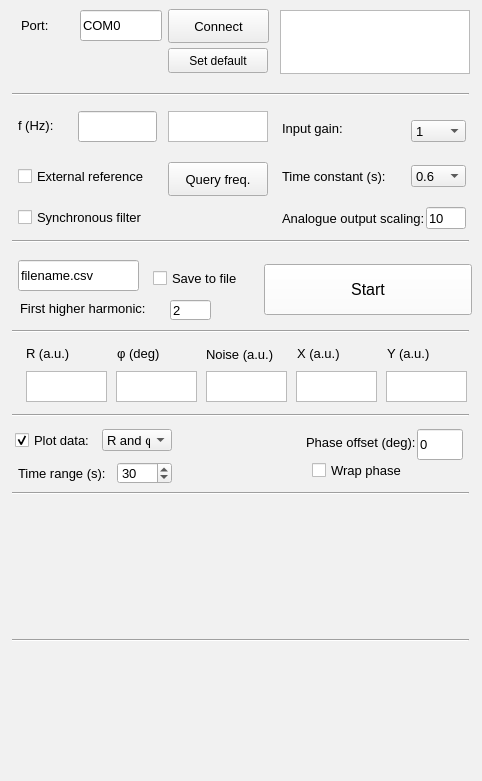
<?xml version="1.0" encoding="UTF-8"?>
<ui version="4.0">
 <class>Form</class>
 <widget class="QWidget" name="Form">
  <property name="geometry">
   <rect>
    <x>0</x>
    <y>0</y>
    <width>482</width>
    <height>781</height>
   </rect>
  </property>
  <property name="palette">
   <palette>
    <active>
     <colorrole role="Base">
      <brush brushstyle="SolidPattern">
       <color alpha="255">
        <red>255</red>
        <green>255</green>
        <blue>255</blue>
       </color>
      </brush>
     </colorrole>
     <colorrole role="Window">
      <brush brushstyle="SolidPattern">
       <color alpha="255">
        <red>241</red>
        <green>241</green>
        <blue>241</blue>
       </color>
      </brush>
     </colorrole>
    </active>
    <inactive>
     <colorrole role="Base">
      <brush brushstyle="SolidPattern">
       <color alpha="255">
        <red>255</red>
        <green>255</green>
        <blue>255</blue>
       </color>
      </brush>
     </colorrole>
     <colorrole role="Window">
      <brush brushstyle="SolidPattern">
       <color alpha="255">
        <red>241</red>
        <green>241</green>
        <blue>241</blue>
       </color>
      </brush>
     </colorrole>
    </inactive>
    <disabled>
     <colorrole role="Base">
      <brush brushstyle="SolidPattern">
       <color alpha="255">
        <red>241</red>
        <green>241</green>
        <blue>241</blue>
       </color>
      </brush>
     </colorrole>
     <colorrole role="Window">
      <brush brushstyle="SolidPattern">
       <color alpha="255">
        <red>241</red>
        <green>241</green>
        <blue>241</blue>
       </color>
      </brush>
     </colorrole>
    </disabled>
   </palette>
  </property>
  <property name="windowTitle">
   <string>OLIA GUI</string>
  </property>
  <widget class="QTextBrowser" name="rOutput">
   <property name="geometry">
    <rect>
     <x>26</x>
     <y>371</y>
     <width>81</width>
     <height>31</height>
    </rect>
   </property>
   <property name="font">
    <font>
     <pointsize>10</pointsize>
    </font>
   </property>
  </widget>
  <widget class="QTextBrowser" name="phaseOutput">
   <property name="geometry">
    <rect>
     <x>116</x>
     <y>371</y>
     <width>81</width>
     <height>31</height>
    </rect>
   </property>
   <property name="font">
    <font>
     <pointsize>10</pointsize>
    </font>
   </property>
  </widget>
  <widget class="QTextBrowser" name="noiseOutput">
   <property name="geometry">
    <rect>
     <x>206</x>
     <y>371</y>
     <width>81</width>
     <height>31</height>
    </rect>
   </property>
   <property name="font">
    <font>
     <pointsize>10</pointsize>
    </font>
   </property>
  </widget>
  <widget class="QTextBrowser" name="xOutput">
   <property name="geometry">
    <rect>
     <x>296</x>
     <y>371</y>
     <width>81</width>
     <height>31</height>
    </rect>
   </property>
   <property name="font">
    <font>
     <pointsize>10</pointsize>
    </font>
   </property>
  </widget>
  <widget class="QTextBrowser" name="yOutput">
   <property name="geometry">
    <rect>
     <x>386</x>
     <y>371</y>
     <width>81</width>
     <height>31</height>
    </rect>
   </property>
   <property name="font">
    <font>
     <pointsize>10</pointsize>
    </font>
   </property>
  </widget>
  <widget class="QLabel" name="label">
   <property name="geometry">
    <rect>
     <x>26</x>
     <y>343</y>
     <width>64</width>
     <height>21</height>
    </rect>
   </property>
   <property name="font">
    <font>
     <pointsize>10</pointsize>
    </font>
   </property>
   <property name="text">
    <string>R (a.u.)</string>
   </property>
  </widget>
  <widget class="QLabel" name="label_2">
   <property name="geometry">
    <rect>
     <x>117</x>
     <y>339</y>
     <width>61</width>
     <height>28</height>
    </rect>
   </property>
   <property name="font">
    <font>
     <pointsize>10</pointsize>
    </font>
   </property>
   <property name="text">
    <string>φ (deg)</string>
   </property>
  </widget>
  <widget class="QLabel" name="label_3">
   <property name="geometry">
    <rect>
     <x>206</x>
     <y>344</y>
     <width>76</width>
     <height>20</height>
    </rect>
   </property>
   <property name="font">
    <font>
     <pointsize>10</pointsize>
    </font>
   </property>
   <property name="text">
    <string>Noise (a.u.)</string>
   </property>
  </widget>
  <widget class="QLabel" name="label_4">
   <property name="geometry">
    <rect>
     <x>297</x>
     <y>341</y>
     <width>75</width>
     <height>25</height>
    </rect>
   </property>
   <property name="font">
    <font>
     <pointsize>10</pointsize>
    </font>
   </property>
   <property name="text">
    <string>X (a.u.)</string>
   </property>
  </widget>
  <widget class="QLabel" name="label_5">
   <property name="geometry">
    <rect>
     <x>387</x>
     <y>342</y>
     <width>80</width>
     <height>22</height>
    </rect>
   </property>
   <property name="font">
    <font>
     <pointsize>10</pointsize>
    </font>
   </property>
   <property name="text">
    <string>Y (a.u.)</string>
   </property>
  </widget>
  <widget class="QLineEdit" name="filenameInput">
   <property name="geometry">
    <rect>
     <x>18</x>
     <y>260</y>
     <width>121</width>
     <height>31</height>
    </rect>
   </property>
   <property name="font">
    <font>
     <pointsize>10</pointsize>
    </font>
   </property>
   <property name="text">
    <string>filename.csv</string>
   </property>
  </widget>
  <widget class="QCheckBox" name="recordBox">
   <property name="geometry">
    <rect>
     <x>153</x>
     <y>270</y>
     <width>111</width>
     <height>17</height>
    </rect>
   </property>
   <property name="font">
    <font>
     <pointsize>10</pointsize>
    </font>
   </property>
   <property name="text">
    <string>Save to file</string>
   </property>
   <property name="checked">
    <bool>false</bool>
   </property>
  </widget>
  <widget class="QPushButton" name="measureButton">
   <property name="geometry">
    <rect>
     <x>264</x>
     <y>264</y>
     <width>208</width>
     <height>51</height>
    </rect>
   </property>
   <property name="palette">
    <palette>
     <active>
      <colorrole role="Button">
       <brush brushstyle="SolidPattern">
        <color alpha="255">
         <red>255</red>
         <green>255</green>
         <blue>255</blue>
        </color>
       </brush>
      </colorrole>
     </active>
     <inactive>
      <colorrole role="Button">
       <brush brushstyle="SolidPattern">
        <color alpha="255">
         <red>255</red>
         <green>255</green>
         <blue>255</blue>
        </color>
       </brush>
      </colorrole>
     </inactive>
     <disabled>
      <colorrole role="Button">
       <brush brushstyle="SolidPattern">
        <color alpha="255">
         <red>255</red>
         <green>255</green>
         <blue>255</blue>
        </color>
       </brush>
      </colorrole>
     </disabled>
    </palette>
   </property>
   <property name="font">
    <font>
     <pointsize>12</pointsize>
    </font>
   </property>
   <property name="text">
    <string>Start</string>
   </property>
   <property name="checkable">
    <bool>true</bool>
   </property>
  </widget>
  <widget class="QPushButton" name="connectButton">
   <property name="geometry">
    <rect>
     <x>168</x>
     <y>9</y>
     <width>101</width>
     <height>34</height>
    </rect>
   </property>
   <property name="font">
    <font>
     <pointsize>10</pointsize>
    </font>
   </property>
   <property name="text">
    <string>Connect</string>
   </property>
  </widget>
  <widget class="QLineEdit" name="portInput">
   <property name="geometry">
    <rect>
     <x>80</x>
     <y>10</y>
     <width>82</width>
     <height>31</height>
    </rect>
   </property>
   <property name="font">
    <font>
     <pointsize>10</pointsize>
    </font>
   </property>
   <property name="text">
    <string>COM0</string>
   </property>
  </widget>
  <widget class="QLineEdit" name="freqInput">
   <property name="geometry">
    <rect>
     <x>78</x>
     <y>111</y>
     <width>79</width>
     <height>31</height>
    </rect>
   </property>
   <property name="font">
    <font>
     <pointsize>10</pointsize>
    </font>
   </property>
   <property name="toolTip">
    <string>Enter desired modulation frequency</string>
   </property>
   <property name="text">
    <string/>
   </property>
  </widget>
  <widget class="QLabel" name="label_6">
   <property name="geometry">
    <rect>
     <x>18</x>
     <y>115</y>
     <width>47</width>
     <height>21</height>
    </rect>
   </property>
   <property name="font">
    <font>
     <pointsize>10</pointsize>
    </font>
   </property>
   <property name="text">
    <string>f (Hz):</string>
   </property>
  </widget>
  <widget class="QTextBrowser" name="freqOutput">
   <property name="geometry">
    <rect>
     <x>168</x>
     <y>111</y>
     <width>100</width>
     <height>31</height>
    </rect>
   </property>
   <property name="font">
    <font>
     <pointsize>10</pointsize>
    </font>
   </property>
   <property name="toolTip">
    <string>Current modulation frequency</string>
   </property>
  </widget>
  <widget class="QTextBrowser" name="dialogueBox">
   <property name="geometry">
    <rect>
     <x>280</x>
     <y>10</y>
     <width>190</width>
     <height>64</height>
    </rect>
   </property>
   <property name="font">
    <font>
     <pointsize>10</pointsize>
    </font>
   </property>
  </widget>
  <widget class="QCheckBox" name="filterCheckBox">
   <property name="geometry">
    <rect>
     <x>18</x>
     <y>207</y>
     <width>221</width>
     <height>21</height>
    </rect>
   </property>
   <property name="font">
    <font>
     <pointsize>10</pointsize>
    </font>
   </property>
   <property name="toolTip">
    <string>Only recommended for extremely low frequencies (&lt;20 Hz)</string>
   </property>
   <property name="text">
    <string>Synchronous filter</string>
   </property>
  </widget>
  <widget class="PlotWidget" name="graphWidget" native="true">
   <property name="geometry">
    <rect>
     <x>0</x>
     <y>486</y>
     <width>502</width>
     <height>145</height>
    </rect>
   </property>
   <property name="font">
    <font>
     <pointsize>10</pointsize>
    </font>
   </property>
  </widget>
  <widget class="QCheckBox" name="plotBox">
   <property name="geometry">
    <rect>
     <x>15</x>
     <y>432</y>
     <width>111</width>
     <height>17</height>
    </rect>
   </property>
   <property name="font">
    <font>
     <pointsize>10</pointsize>
    </font>
   </property>
   <property name="text">
    <string>Plot data:</string>
   </property>
   <property name="checked">
    <bool>true</bool>
   </property>
  </widget>
  <widget class="QLabel" name="label_8">
   <property name="geometry">
    <rect>
     <x>21</x>
     <y>15</y>
     <width>47</width>
     <height>21</height>
    </rect>
   </property>
   <property name="font">
    <font>
     <pointsize>10</pointsize>
    </font>
   </property>
   <property name="text">
    <string>Port:</string>
   </property>
  </widget>
  <widget class="QSpinBox" name="secondsBox">
   <property name="geometry">
    <rect>
     <x>117</x>
     <y>462</y>
     <width>55</width>
     <height>22</height>
    </rect>
   </property>
   <property name="font">
    <font>
     <pointsize>10</pointsize>
    </font>
   </property>
   <property name="maximum">
    <number>999</number>
   </property>
   <property name="value">
    <number>30</number>
   </property>
  </widget>
  <widget class="PlotWidget" name="graphWidget2" native="true">
   <property name="geometry">
    <rect>
     <x>0</x>
     <y>633</y>
     <width>502</width>
     <height>145</height>
    </rect>
   </property>
   <property name="font">
    <font>
     <pointsize>10</pointsize>
    </font>
   </property>
  </widget>
  <widget class="QLineEdit" name="phaseInput">
   <property name="geometry">
    <rect>
     <x>417</x>
     <y>429</y>
     <width>46</width>
     <height>31</height>
    </rect>
   </property>
   <property name="font">
    <font>
     <pointsize>10</pointsize>
    </font>
   </property>
   <property name="text">
    <string>0</string>
   </property>
  </widget>
  <widget class="QLabel" name="label_10">
   <property name="geometry">
    <rect>
     <x>306</x>
     <y>429</y>
     <width>109</width>
     <height>28</height>
    </rect>
   </property>
   <property name="font">
    <font>
     <pointsize>10</pointsize>
    </font>
   </property>
   <property name="text">
    <string>&lt;html&gt;&lt;head/&gt;&lt;body&gt;&lt;p&gt;Phase offset (deg):&lt;/p&gt;&lt;/body&gt;&lt;/html&gt;</string>
   </property>
  </widget>
  <widget class="QComboBox" name="comboBox">
   <property name="geometry">
    <rect>
     <x>102</x>
     <y>429</y>
     <width>70</width>
     <height>22</height>
    </rect>
   </property>
   <property name="font">
    <font>
     <pointsize>10</pointsize>
    </font>
   </property>
   <item>
    <property name="text">
     <string>R and φ</string>
    </property>
   </item>
   <item>
    <property name="text">
     <string>X and Y</string>
    </property>
   </item>
  </widget>
  <widget class="QLabel" name="label_11">
   <property name="geometry">
    <rect>
     <x>18</x>
     <y>465</y>
     <width>91</width>
     <height>16</height>
    </rect>
   </property>
   <property name="font">
    <font>
     <pointsize>10</pointsize>
    </font>
   </property>
   <property name="text">
    <string>Time range (s):</string>
   </property>
  </widget>
  <widget class="QCheckBox" name="phaseWrapBox">
   <property name="geometry">
    <rect>
     <x>312</x>
     <y>462</y>
     <width>103</width>
     <height>17</height>
    </rect>
   </property>
   <property name="font">
    <font>
     <pointsize>10</pointsize>
    </font>
   </property>
   <property name="text">
    <string>Wrap phase</string>
   </property>
  </widget>
  <widget class="QComboBox" name="gainBox">
   <property name="geometry">
    <rect>
     <x>411</x>
     <y>120</y>
     <width>55</width>
     <height>22</height>
    </rect>
   </property>
   <property name="font">
    <font>
     <pointsize>10</pointsize>
    </font>
   </property>
   <property name="currentText">
    <string>1</string>
   </property>
   <property name="currentIndex">
    <number>1</number>
   </property>
   <item>
    <property name="text">
     <string>0</string>
    </property>
   </item>
   <item>
    <property name="text">
     <string>1</string>
    </property>
   </item>
   <item>
    <property name="text">
     <string>2</string>
    </property>
   </item>
   <item>
    <property name="text">
     <string>4</string>
    </property>
   </item>
   <item>
    <property name="text">
     <string>8</string>
    </property>
   </item>
   <item>
    <property name="text">
     <string>16</string>
    </property>
   </item>
   <item>
    <property name="text">
     <string>32</string>
    </property>
   </item>
   <item>
    <property name="text">
     <string>64</string>
    </property>
   </item>
  </widget>
  <widget class="QLabel" name="label_7">
   <property name="geometry">
    <rect>
     <x>282</x>
     <y>120</y>
     <width>97</width>
     <height>16</height>
    </rect>
   </property>
   <property name="font">
    <font>
     <pointsize>10</pointsize>
    </font>
   </property>
   <property name="text">
    <string>Input gain:</string>
   </property>
  </widget>
  <widget class="QCheckBox" name="refCheckBox">
   <property name="geometry">
    <rect>
     <x>18</x>
     <y>168</y>
     <width>157</width>
     <height>17</height>
    </rect>
   </property>
   <property name="font">
    <font>
     <pointsize>10</pointsize>
    </font>
   </property>
   <property name="toolTip">
    <string>Select to enable external reference</string>
   </property>
   <property name="text">
    <string>External reference</string>
   </property>
  </widget>
  <widget class="QPushButton" name="refResetButton">
   <property name="geometry">
    <rect>
     <x>168</x>
     <y>162</y>
     <width>100</width>
     <height>34</height>
    </rect>
   </property>
   <property name="font">
    <font>
     <pointsize>10</pointsize>
    </font>
   </property>
   <property name="toolTip">
    <string>Calculate current frequency if using external reference</string>
   </property>
   <property name="text">
    <string>Query freq.</string>
   </property>
  </widget>
  <widget class="QComboBox" name="timeConstantBox">
   <property name="geometry">
    <rect>
     <x>411</x>
     <y>165</y>
     <width>55</width>
     <height>22</height>
    </rect>
   </property>
   <property name="font">
    <font>
     <pointsize>10</pointsize>
    </font>
   </property>
   <property name="currentText">
    <string>0.6</string>
   </property>
   <property name="currentIndex">
    <number>5</number>
   </property>
   <item>
    <property name="text">
     <string>0.01</string>
    </property>
   </item>
   <item>
    <property name="text">
     <string>0.03</string>
    </property>
   </item>
   <item>
    <property name="text">
     <string>0.06</string>
    </property>
   </item>
   <item>
    <property name="text">
     <string>0.1</string>
    </property>
   </item>
   <item>
    <property name="text">
     <string>0.3</string>
    </property>
   </item>
   <item>
    <property name="text">
     <string>0.6</string>
    </property>
   </item>
   <item>
    <property name="text">
     <string>1</string>
    </property>
   </item>
   <item>
    <property name="text">
     <string>3</string>
    </property>
   </item>
   <item>
    <property name="text">
     <string>6</string>
    </property>
   </item>
   <item>
    <property name="text">
     <string>10</string>
    </property>
   </item>
  </widget>
  <widget class="QLabel" name="label_12">
   <property name="geometry">
    <rect>
     <x>282</x>
     <y>168</y>
     <width>109</width>
     <height>16</height>
    </rect>
   </property>
   <property name="font">
    <font>
     <pointsize>10</pointsize>
    </font>
   </property>
   <property name="toolTip">
    <string>Filter time constant for lock-in algorithm (not used for synchronous filter)</string>
   </property>
   <property name="text">
    <string>Time constant (s):</string>
   </property>
  </widget>
  <widget class="QLabel" name="label_13">
   <property name="geometry">
    <rect>
     <x>282</x>
     <y>210</y>
     <width>145</width>
     <height>16</height>
    </rect>
   </property>
   <property name="font">
    <font>
     <pointsize>10</pointsize>
    </font>
   </property>
   <property name="toolTip">
    <string>Scaling factor for analogue output</string>
   </property>
   <property name="text">
    <string>Analogue output scaling:</string>
   </property>
  </widget>
  <widget class="QLineEdit" name="outputScalingEdit">
   <property name="geometry">
    <rect>
     <x>426</x>
     <y>207</y>
     <width>40</width>
     <height>22</height>
    </rect>
   </property>
   <property name="font">
    <font>
     <pointsize>10</pointsize>
    </font>
   </property>
   <property name="text">
    <string>10</string>
   </property>
  </widget>
  <widget class="Line" name="line_6">
   <property name="geometry">
    <rect>
     <x>12</x>
     <y>84</y>
     <width>457</width>
     <height>21</height>
    </rect>
   </property>
   <property name="orientation">
    <enum>Qt::Horizontal</enum>
   </property>
  </widget>
  <widget class="QPushButton" name="defaultButton">
   <property name="geometry">
    <rect>
     <x>168</x>
     <y>48</y>
     <width>100</width>
     <height>25</height>
    </rect>
   </property>
   <property name="toolTip">
    <string>Set current port as default</string>
   </property>
   <property name="text">
    <string>Set default</string>
   </property>
  </widget>
  <widget class="Line" name="line_7">
   <property name="geometry">
    <rect>
     <x>12</x>
     <y>231</y>
     <width>457</width>
     <height>21</height>
    </rect>
   </property>
   <property name="orientation">
    <enum>Qt::Horizontal</enum>
   </property>
  </widget>
  <widget class="Line" name="line_8">
   <property name="geometry">
    <rect>
     <x>12</x>
     <y>321</y>
     <width>457</width>
     <height>21</height>
    </rect>
   </property>
   <property name="orientation">
    <enum>Qt::Horizontal</enum>
   </property>
  </widget>
  <widget class="Line" name="line_9">
   <property name="geometry">
    <rect>
     <x>12</x>
     <y>405</y>
     <width>457</width>
     <height>21</height>
    </rect>
   </property>
   <property name="orientation">
    <enum>Qt::Horizontal</enum>
   </property>
  </widget>
  <widget class="Line" name="line_10">
   <property name="geometry">
    <rect>
     <x>12</x>
     <y>483</y>
     <width>457</width>
     <height>21</height>
    </rect>
   </property>
   <property name="orientation">
    <enum>Qt::Horizontal</enum>
   </property>
  </widget>
  <widget class="Line" name="line_11">
   <property name="geometry">
    <rect>
     <x>12</x>
     <y>630</y>
     <width>457</width>
     <height>21</height>
    </rect>
   </property>
   <property name="palette">
    <palette>
     <active>
      <colorrole role="Base">
       <brush brushstyle="SolidPattern">
        <color alpha="255">
         <red>255</red>
         <green>255</green>
         <blue>255</blue>
        </color>
       </brush>
      </colorrole>
      <colorrole role="Window">
       <brush brushstyle="SolidPattern">
        <color alpha="255">
         <red>255</red>
         <green>255</green>
         <blue>255</blue>
        </color>
       </brush>
      </colorrole>
     </active>
     <inactive>
      <colorrole role="Base">
       <brush brushstyle="SolidPattern">
        <color alpha="255">
         <red>255</red>
         <green>255</green>
         <blue>255</blue>
        </color>
       </brush>
      </colorrole>
      <colorrole role="Window">
       <brush brushstyle="SolidPattern">
        <color alpha="255">
         <red>255</red>
         <green>255</green>
         <blue>255</blue>
        </color>
       </brush>
      </colorrole>
     </inactive>
     <disabled>
      <colorrole role="Base">
       <brush brushstyle="SolidPattern">
        <color alpha="255">
         <red>255</red>
         <green>255</green>
         <blue>255</blue>
        </color>
       </brush>
      </colorrole>
      <colorrole role="Window">
       <brush brushstyle="SolidPattern">
        <color alpha="255">
         <red>255</red>
         <green>255</green>
         <blue>255</blue>
        </color>
       </brush>
      </colorrole>
     </disabled>
    </palette>
   </property>
   <property name="orientation">
    <enum>Qt::Horizontal</enum>
   </property>
  </widget>
  <widget class="QLineEdit" name="harmonicEdit">
   <property name="geometry">
    <rect>
     <x>170</x>
     <y>300</y>
     <width>41</width>
     <height>20</height>
    </rect>
   </property>
   <property name="font">
    <font>
     <pointsize>10</pointsize>
    </font>
   </property>
   <property name="text">
    <string>2</string>
   </property>
  </widget>
  <widget class="QLabel" name="label_9">
   <property name="geometry">
    <rect>
     <x>20</x>
     <y>300</y>
     <width>151</width>
     <height>16</height>
    </rect>
   </property>
   <property name="font">
    <font>
     <pointsize>10</pointsize>
    </font>
   </property>
   <property name="toolTip">
    <string>Will save to file 3 higher harmonics starting from this value</string>
   </property>
   <property name="text">
    <string>First higher harmonic:</string>
   </property>
  </widget>
 </widget>
 <customwidgets>
  <customwidget>
   <class>PlotWidget</class>
   <extends>QWidget</extends>
   <header>pyqtgraph</header>
   <container>1</container>
  </customwidget>
 </customwidgets>
 <resources/>
 <connections/>
</ui>
